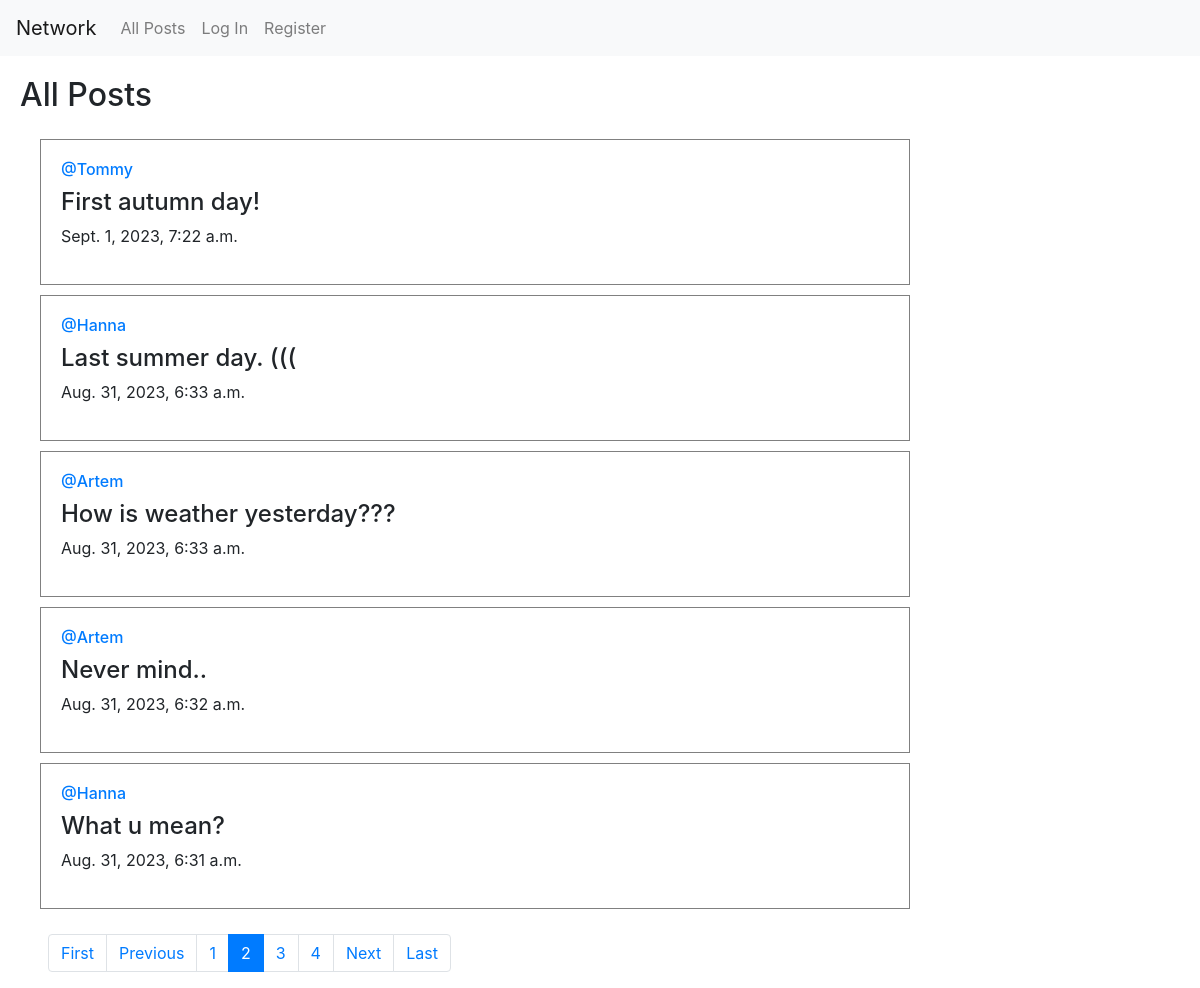
Screenshot of /?page=2 with the database file from the repository.
### network/models.py (models this page shows, shortened)
class Post(models.Model):
    content = models.TextField(max_length=200)
    user = models.ForeignKey(User, on_delete=models.CASCADE, related_name='author')
    date = models.DateTimeField(auto_now_add=True)
    likes = models.ManyToManyField(User, related_name='post_likes', blank=True)

class User(AbstractUser):
    pass

### network/views.py (the view)
# urls.py: path("", views.index, name="index"),
def index(request):
    allPosts = Post.objects.all().order_by("id").reverse()
    paginator = Paginator(allPosts, posts_per_page)
    page_number = request.GET.get('page')
    page_posts = paginator.get_page(page_number)
    return render(request, "network/index.html", {
        "page_posts": page_posts,
    })

### network/templates/network/index.html (shortened to what this page needs)
{% extends "network/layout.html" %}
{% load static %}
{% block body %}
    <head>
    </head>
    <h2>All Posts</h2>
    <div class="all-posts">
        {% for post in page_posts %}
            <div class="my-post">
                <h6 class="username" ><a href="{% url 'profile' user_id=post.user.id %}">@{{ post.user }}</a>
                </h6>
                <h4 class="my-content" id="content{{ post.id }}">{{ post.content }}</h4>
                <p class="date">{{ post.date }}</p>
            </div>
        {% endfor %}
    </div>
    <nav aria-label="Page navigation example">
      <ul class="pagination mx-5">
        {% if page_posts.has_previous %}
            <li class="page-item"><a class="page-link" href="?page=1">First</a></li>
            <li class="page-item"><a class="page-link" href="?page={{ page_posts.previous_page_number }}">Previous</a></li>
        {% else %}
            <li class="page-item disabled"><a class="page-link">First</a></li>
            <li class="page-item disabled"><a class="page-link">Previous</a></li>
        {% endif %}
        {% for pg in page_posts.paginator.page_range %}
        {% if pg == page_posts.number %}
        <li class="page-item active" aria-current="page">
            <span class="page-link" id="pg_num">
            {{ pg }}
            </span>
        </li>
        {% elif pg < page_posts.number|add:3 and pg > page_posts.number|add:-3 %}
        <li class="page-item">
            <a class="page-link pagination-green-inactive" href="{{GET_params.urlencode}}?page={{ pg }}">{{ pg }}</a>
        </li>
        {% endif %}
        {% endfor %}
        {% if page_posts.has_next %}
            <li class="page-item"><a class="page-link" href="?page={{ page_posts.next_page_number }}">Next</a></li>
            <li class="page-item"><a class="page-link" href="?page={{ page_posts.paginator.num_pages }}">Last</a></li>
        {% else %}
            <li class="page-item disabled"><a class="page-link">Next</a></li>
            <li class="page-item disabled"><a class="page-link">Last</a></li>
        {% endif %}
      </ul>
    </nav>
{% endblock %}

### network/static/network/styles.css (style rules this page uses)
h2 { margin: 20px; }
.all-posts { display: flex; flex-direction: column; justify-content: flex-start; margin: 20px; }
.my-post { border: grey solid 1px; padding: 20px; margin: 5px 20px; width: 75%; }

### rows the page displays
Post: user "Tommy", content "First autumn day!", date "Sept. 1, 2023, 7:22 a.m."
Post: user "Hanna", content "Last summer day. (((", date "Aug. 31, 2023, 6:33 a.m."
Post: user "Artem", content "How is weather yesterday???", date "Aug. 31, 2023, 6:33 a.m."
Post: user "Artem", content "Never mind..", date "Aug. 31, 2023, 6:32 a.m."
Post: user "Hanna", content "What u mean?", date "Aug. 31, 2023, 6:31 a.m."

### other values shown
{{ pg }} "1" "3" "4"
{{ pg }} "2"
